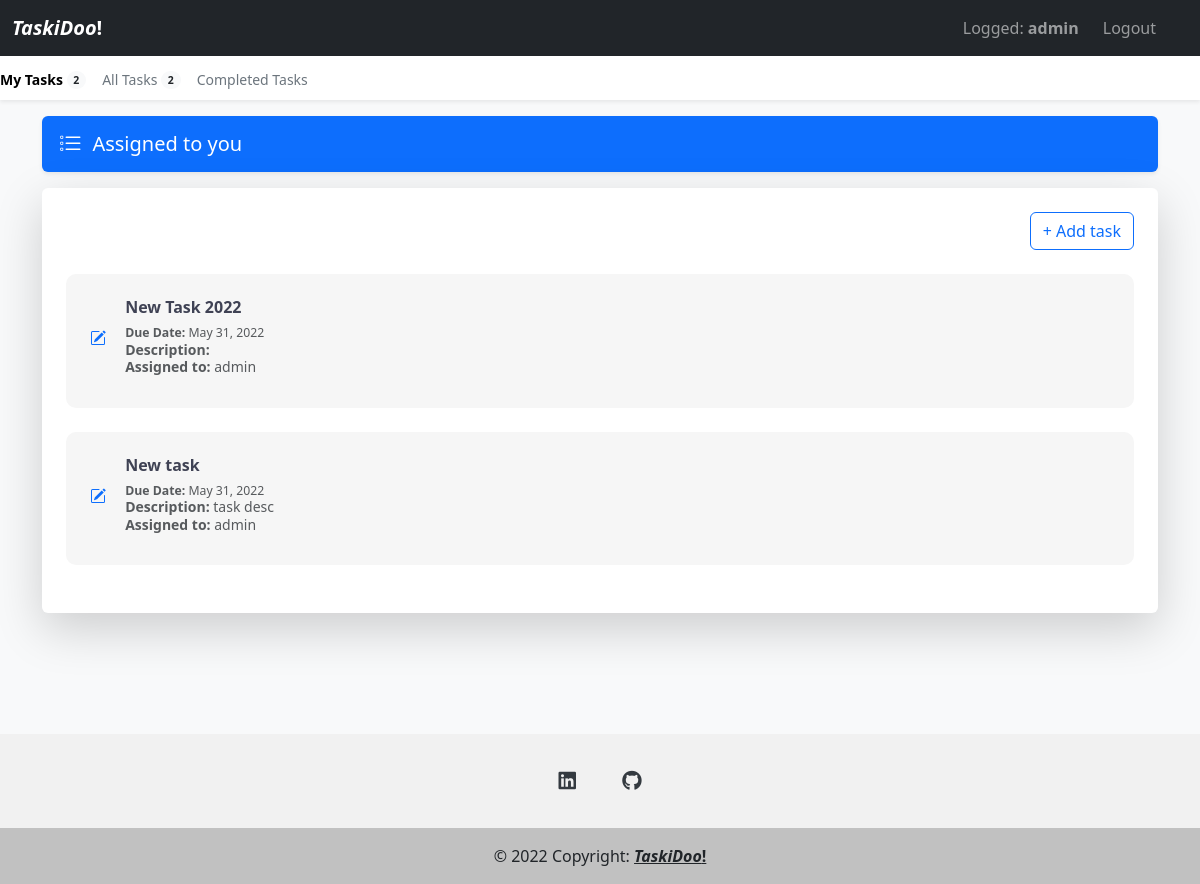
Before: /tasks/ (signed in) with the older database file.
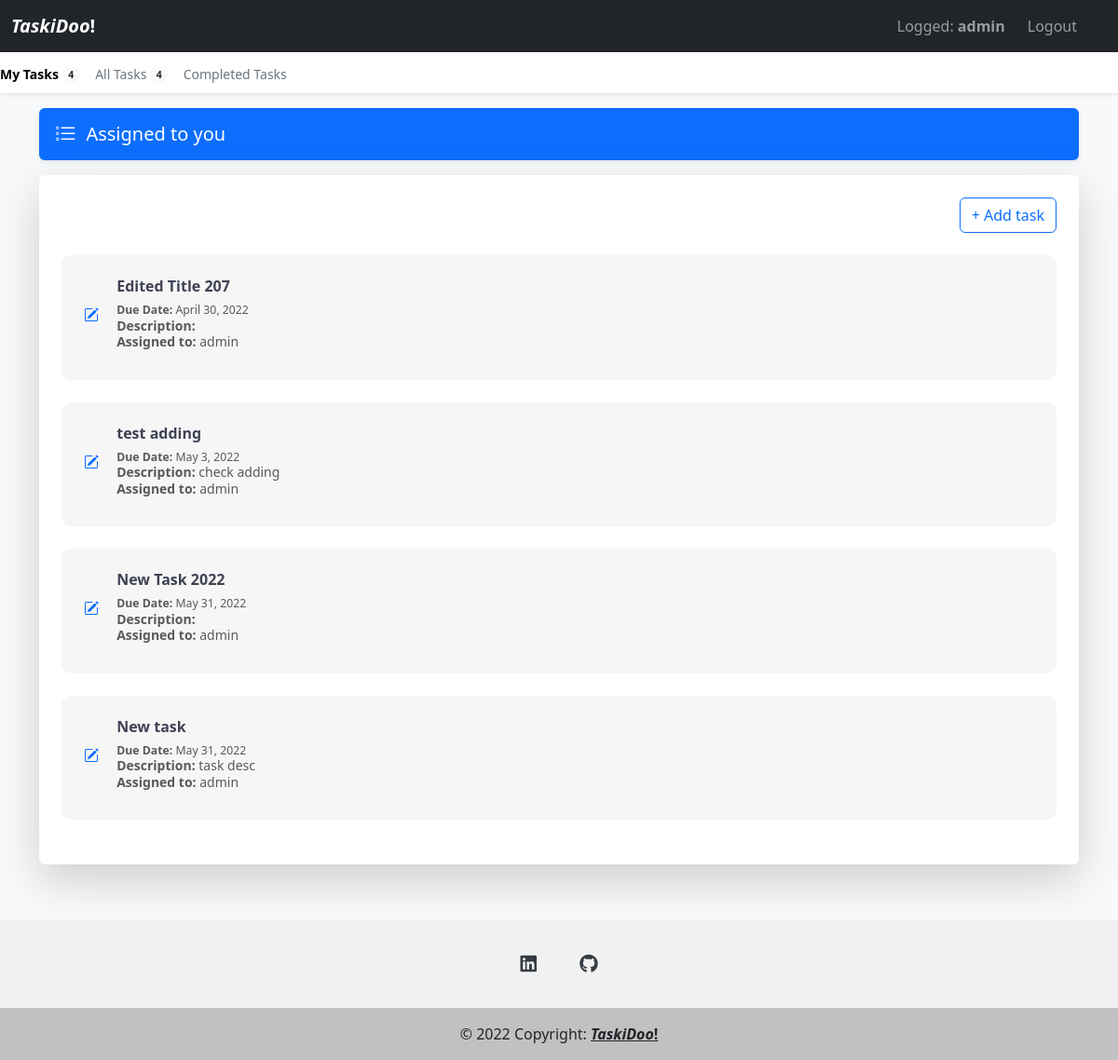
After: the same page with the newer database file.
### todo_apps/models.py (models this page shows, shortened)
class Task(models.Model):
    text_title = models.CharField(max_length=200)
    text_desc = models.TextField(max_length=10000, blank=True, null=True,)
    date_added = models.DateTimeField(auto_now_add=True)
    owner = models.ForeignKey(User, on_delete=models.CASCADE)
    comment = models.TextField(max_length=10000, blank=True, null=True)
    date_due = models.DateField()
    status = models.BooleanField(default=False)
    project = models.ForeignKey(Project, on_delete=models.CASCADE, blank=True, null=True)

### todo_apps/views.py (the view)
# urls.py: path('tasks/', views.tasks, name='tasks'),
@login_required
def tasks(request):
    tasks = Task.objects.filter(project = Project.objects.get(assigned_users=request.user), owner=request.user, status=False).order_by('date_due') #display tasks that are assigned to the same project as the user
    all_tasks = Task.objects.filter(project = Project.objects.get(assigned_users=request.user), status=False)
    if request.method != 'POST':
        form = TaskForm()
    else:
        form = TaskForm(request.POST)
        if form.is_valid():
            form.save()
            return redirect('todo_apps:tasks')
    context = {'tasks': tasks, 'all_tasks': all_tasks}
    return render(request, 'todo_apps/tasks.html', context)

### todo_apps/templates/todo_apps/tasks.html (shortened to what this page needs)
{% extends "todo_apps/base.html" %}
{% block content %}
<main class="container formBg mb-4">
    <div class="d-flex align-items-center p-3 my-3 text-white bg-purple rounded shadow-sm">
        <div class="lh-1">
            <h1 class="h5 mb-0 text-white lh-1">Assigned to you</h1>
        </div>
    </div>
    <div class="mt-3 mb-5 p-4 bg-body rounded shadow-lg">
        <div class="d-block text-end mb-4">
            <button class="myBtn btn btn-outline-primary" hx-get="{% url 'todo_apps:new_task' %}" hx-target="#dialog">+ Add task</button>
        </div>
        {% for task in tasks %}
            <div class="d-flex mb-4 p-4 task-content">
                <a class="myBtn d-block text-decoration-none" hx-trigger="click" hx-get="{% url 'todo_apps:edit_task' task.id %}" hx-target="#dialog">
                </a>
            <p class="pb-2 mb-0 small text-muted lh-sm" hx-trigger="click" hx-get="{% url 'todo_apps:edit_task' task.id %}" hx-target="#dialog">
                <a class="myBtn d-block text-decoration-none task-item task-content-h h6"><strong>{{ task.text_title }}</strong></a>
                <small><strong>Due Date:</strong> {{ task.date_due }}</small></br>
                <strong>Description:</strong> {{ task.text_desc }}</br>
                <strong>Assigned to:</strong> {{ task.owner }}
            </p>
            </div>
        {% empty %}
            <p>No tasks added!</p>
        {% endfor %}
    </div>
</main>
{% endblock content %}

### todo_apps/templates/todo_apps/base.html (shortened to what this page needs)
{% load bootstrap5 %}
{% load static %}
{% bootstrap_css %}
<!doctype html>
<html lang="en">
  <head>
    <link rel="stylesheet" href="{% static 'css/style.css' %}">
    <link rel="stylesheet" href="https://cdnjs.cloudflare.com/ajax/libs/font-awesome/6.0.0/css/all.min.css">
  </head>
  {% if user.is_authenticated %}
  <body class="bg-light">
        <nav class="navbar navbar-expand-lg fixed-top navbar-dark bg-dark" style="z-index:4;">
        <div class="container-fluid">
            <a class="navbar-brand" href="{% url 'todo_apps:index' %}"><i><b>TaskiDoo</i>!</b></a>
            <div class="navbar-collapse" id="navbarsExampleDefault">
            <ul class="navbar-nav me-auto mb-2 mb-lg-0">
                <li class="nav-item">
                  <a class="nav-link"></a>
                  </li>
            </ul>
            <ul class="navbar-nav me-0 mb-5 mb-lg-0">
            {% if user.is_authenticated %}
            <li class="nav-item me-2">
            <a class="nav-link" href="{% url 'users:profile' %}">Logged: <b>{{ user.username }}</b></a>
            </li>
            <li class="nav-item me-4">
                <a class="nav-link" href="{% url 'users:logout' %}">Logout</a>
            </li>
            {% endif %}
            </div>
        </div>
        </nav>
        <div class="nav-scroller bg-body shadow-sm">
        <nav class="nav nav-underline">
            <a class="nav-link" id="my_tasks"  href="{% url 'todo_apps:tasks' %}">
              My Tasks
            <span class="badge bg-light text-dark rounded-pill align-text-bottom">{{ tasks.count }}</span>
            </a>
            <a class="nav-link" id="all_tasks" href="{% url 'todo_apps:all_tasks' %}">
              All Tasks
            <span class="badge bg-light text-dark rounded-pill align-text-bottom">{{ all_tasks.count}}</span>
            </a>
            <a class="nav-link" id="completed_tasks" href="{% url 'todo_apps:completed_tasks' %}">Completed Tasks</a>
        </nav>
        </div>
{% endif %}
{% block content %} {% endblock content %}
<footer class="footer text-center text-white">
  <div class="container pt-4">
    <section class="mb-4">
      <a
        class="btn btn-link btn-floating btn-lg m-1 social-icon"
        href="https://www.linkedin.com/in/tomasz-kaczmarczyk-4235a31a4/"
        role="button"
        ><i class="fab fa-linkedin"></i
      ></a>
      <a
        class="btn btn-link btn-floating btn-lg m-1 social-icon"
        href="https://github.com/TKdev96"
        role="button"
        ><i class="fab fa-github"></i
      ></a>
    </section>
  </div>
  <div class="text-center text-dark p-3 footer-text">
    © 2022 Copyright:
    <a class="text-dark" href="#"><b><i>TaskiDoo</i>!</b></a>
  </div>
</footer>
  </body>
</html>

Changed rows visible on the page:
now on this page (row edited): Task: text_title "Edited Title 207", date_due "April 30, 2022", owner "admin"
now on this page (row edited): Task: text_title "test adding", date_due "May 3, 2022", text_desc "check adding", owner "admin"
Other visible differences:
{{ tasks.count }}: "2" → "4"
{{ all_tasks.count }}: "2" → "4"
